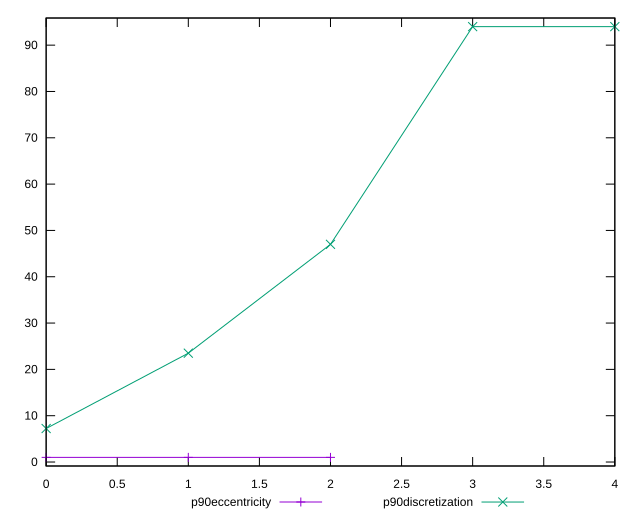

Source code (gnuplot):
reset

$p90Eccentricity <<EOF
0 1.000000000000001
1 0.999999999999998
2 0.9999999999999979
EOF

$p90Discretization <<EOF
0 7.230769230769231
1 23.5
2 47
3 94
4 94
EOF

set key outside below
set xrange [0:4]
set yrange [-0.8600000000000022:95.86]
set trange [-0.8600000000000022:95.86]
set terminal svg size 640, 520 enhanced background rgb 'white'
set output "report_00014_2021-02-09T15:56:05.503Z/unminified-css/progression/eccentricity.svg"

plot $p90Eccentricity title "p90eccentricity" with linespoints, \
     $p90Discretization title "p90discretization" with linespoints

reset
